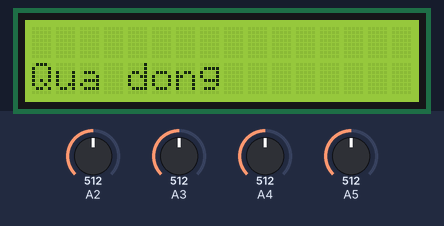
Simulated run of this sketch. Board: Arduino Uno, built with avr-gcc and run on an emulated ATmega328P. Parts: 16×2 character LCD. The inputs (shaded band) are chosen by the test bench; at power-on: A2 = 512, A3 = 512, A4 = 512, A5 = 512.

Above: at 5.7 s.
5.8 s: A2 set to 716
At 17.0 s:
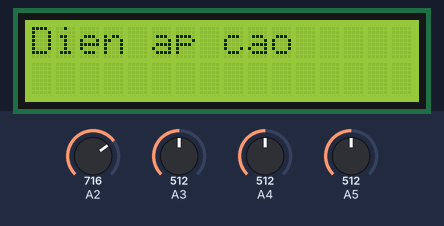
19.8 s: A3 set to 410
33.8 s: A3 set to 373
At 47.6 s:
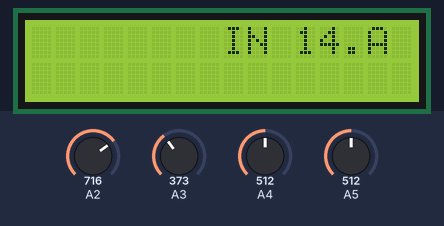
47.8 s: A2 set to 540
58.5 s: A2 set to 516
At 71.0 s:
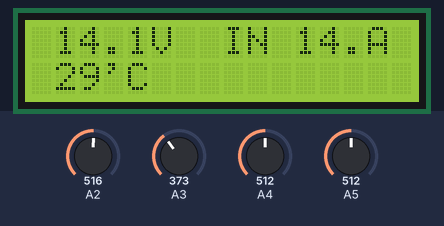
72.5 s: A4 set to 173
83.5 s: A4 set to 150
At 93.2 s:
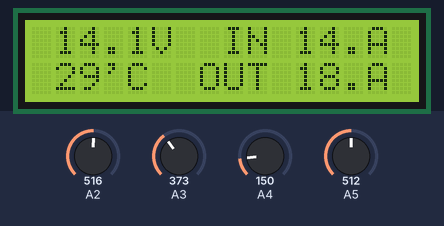
Timing chart, 0 to 94.7 s (numbered marks = the images above; inputs shaded):
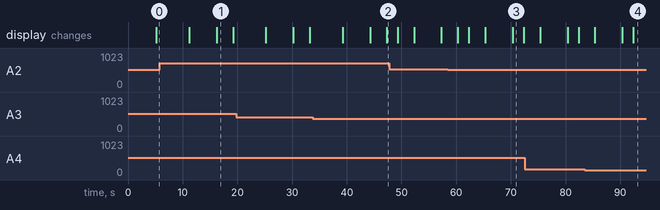

Measured:
- the behaviour switches between 392 and 391 on A3 (found by bisection; images 1 and 2)
- the behaviour switches between 532 and 531 on A2 (found by bisection; images 2 and 3)
- the behaviour switches between 167 and 166 on A4 (found by bisection; images 3 and 4)
- after the input at 5.8 s, the display: first differs from a run without the input after 10.4 s (image 1)
- after the input at 33.8 s, the display: first differs from a run without the input after 13.5 s (image 2)
- after the input at 58.5 s, the display: first differs from a run without the input after 11.8 s (image 3)
- after the input at 83.5 s, the display: first differs from a run without the input after 8.9 s (image 4)

The sketch:

main.ino
```cpp
#include <LiquidCrystal.h>

LiquidCrystal lcd(15, 14, 13, 12, 11, 10, 9);
               // rs, rw, e , d4, d5, d6, d7

// Khai báo LED
const int LED1 = 3; // charging
const int LED2 = 4; // discharging
const int LED3 = 5; // erro
//pin 5 = charing
//pin 6 = discharge
//pin 11 = error
// Khai báo chân kích hoạt
const int P12 = 6;
const int P13 =  7;

void delay1(){

}

void setup() {
  // put your setup code here, to run once:
  lcd.begin(16,2);
  lcd.clear();

  // Đọc giá trị ADC tại chân PC2 (P25) (Dien ap pin) và tính toán
  //int adcValue1 = analogRead(A2);
  //float voltage1 = (float)adcValue1 * 5 * 5.62  / 1023; // 5 là điện áp Vref, số sau là hệ số nhân

  delay(100);

  Serial.begin(9600);
}

void loop() {
// put your main code here, to run repeatedly:
  // ***************** Dien ap vao *********************************************************************************/
  // Đọc giá trị ADC tại chân PC2 (P25) (Dien ap pin) và tính toán
  int adcValue1 = analogRead(A2);
  float voltage1 = (float)adcValue1 * 5 * 5.62  / 1023; // 5 là điện áp Vref, số sau là hệ số nhân
  // ****************************************************************************************************************/

  //******** Đọc giá trị ADC tại chân PC3 (P26) (Dong dien vao) và tính toán ***************************************/
  float voltages2 = 0;
  for(int j = 0; j < 50; j++)
  {
    int adcValue2 = analogRead(A3);
    if( adcValue2 > 1)
    {
      float voltage2b = adcValue2 * 0.0336 + 1.8457;
      voltages2 = voltages2 + voltage2b;
      delay(50);
    }
  }
  float voltage2 = voltages2/50;

  //*********** Đọc giá trị ADC tại chân PC4 (P27) (Dong dien ra) và tính toán *****************************************/
  float voltages3 = 0;
  for (int k = 0; k < 50; k++)
  {
    int adcValue3 = analogRead(A4);
    if(adcValue3 > 1)
    {
      float voltage3b = adcValue3 * 0.1088 + 1.892;
      voltages3 = voltages3 + voltage3b;
      delay(50);
    }
  }
  float voltage3 = voltages3/50;

  //****************** Đọc giá trị ADC tại chân PC5 (P28) (Nhiet do) và tính toán *************************************/
  int adcValue4 = analogRead(A5);
  adcValue4 = 1023 - adcValue4;
  int voltage4 = round((float)adcValue4 * 5 * 11.7    / 1023);
  //voltage4 = voltage4/2;

//****************************************/
// Quản lý điện áp //

  if(voltage1 < 10.4) // ngắt dòng ra
  {
    digitalWrite(P12, HIGH);
    digitalWrite(P13, HIGH);
    lcd.clear();
    lcd.setCursor(0,0);
    lcd.print("Dien ap thap");
    delay(1000);
    digitalWrite(LED3, HIGH);
    delay(1000);
    digitalWrite(LED3, LOW);
    delay(1000);
    lcd.clear();
  }

  if(voltage1 > 14.6)  // ngắt dòng vào
  {
    digitalWrite(P12, HIGH);
    digitalWrite(P13, HIGH);
    lcd.clear();
    lcd.setCursor(0,0);
    lcd.print("Dien ap cao");
    delay(1000);
     digitalWrite(LED3, HIGH);
    delay(1000);
    digitalWrite(LED3, LOW);
    delay(1000);
    lcd.clear();
  }

  if(voltage1 >= 10.4 && voltage1 <= 14.6)  // Hiển thị điện áp
  {

    lcd.setCursor(1,0);
    lcd.print(voltage1);
    lcd.setCursor(5,0);
    lcd.print("V");
  }
//************************************************************/
// Quan ly dong dien vao
  if (voltage2 >= 15)
  {
    digitalWrite(P12, HIGH);
    digitalWrite(P13, HIGH);
    lcd.clear();
    lcd.setCursor(0,1);
    lcd.print("Qua dong");
    delay(1000);
    digitalWrite(LED3, HIGH);
    delay(1000);
    digitalWrite(LED3, LOW);
    delay(1000);
    lcd.clear();
  }
  if (voltage2 < 15)
  {
    lcd.setCursor(8,0);
    lcd.print("IN");
    lcd.setCursor(11,0);
    lcd.print(voltage2);
    lcd.setCursor(14,0);
    lcd.print("A ");
    if (voltage2 > 0.1)
    {
      digitalWrite(LED1, HIGH);
      delay(1000);
      digitalWrite(LED1, LOW);
      delay(1000);
    }
  }
//***********************************************************/
// Quan ly dong dien ra
  if(voltage3 >= 20)
  {
    digitalWrite(P12, HIGH);
    digitalWrite(P13, HIGH);
    lcd.clear();
    lcd.setCursor(0,1);
    lcd.print("Qua dong");
    delay(1000);
    digitalWrite(LED3, HIGH);
    delay(1000);
    digitalWrite(LED3, LOW);
    delay(1000);
    lcd.clear();
  }
  if(voltage3 < 20)
  {
    lcd.setCursor(7,1);
    lcd.print("OUT");
    lcd.setCursor(11 ,1);
    lcd.print(voltage3);
    lcd.setCursor(14,1);
    lcd.print("A ");
    if (voltage3 > 0.1)
    {
      digitalWrite(LED2, HIGH);
      delay(1000);
      digitalWrite(LED2, LOW);
      delay(1000);
    }
  }
  //Serial.print("Dong dien ra");
  //Serial.println(voltage3, 1);
//**********************************************************/
// Quản lý nhiệt độ

 if (voltage4 > 60)
 {
   digitalWrite(P12, HIGH);
   digitalWrite(P13, HIGH);
   lcd.clear();
   lcd.setCursor(0,0);
   lcd.print("Nhiet do cao ");
   delay(1000);
   digitalWrite(LED3, HIGH);
   delay(1000);
   digitalWrite(LED3, LOW);
   delay(1000);
   lcd.clear();
 }

 if (voltage4 <= 60)
 {

  lcd.setCursor(1,1);
  lcd.print(voltage4);
  lcd.setCursor(3,1);
  lcd.print("'C ");
  }
}
```
